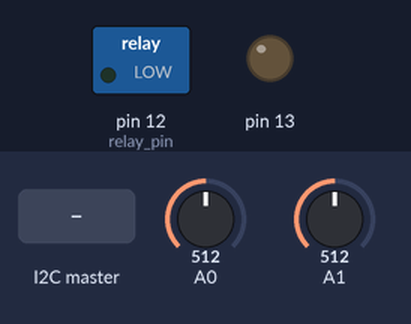
A sketch run on a simulated Arduino Pro Mini, built with avr-gcc and run on an emulated ATmega328P. Parts: switched loads named in the sketch (green lamp = pin HIGH), output pins drawn as LEDs (lit = HIGH). The inputs (shaded band) are chosen by the test bench; at power-on: A0 = 512, A1 = 512. What the sketch prints to the serial monitor is not drawn.

Above: at 1.2 s.
1.3 s: the I2C master sends the byte 2
At 2.1 s:
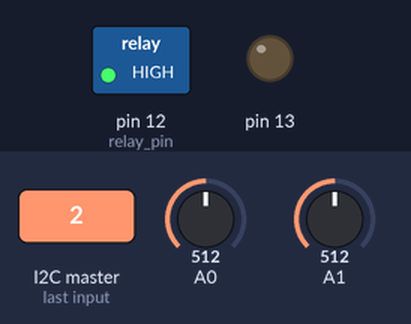
Timing chart, 0 to 4.3 s (numbered marks = the images above; inputs shaded):
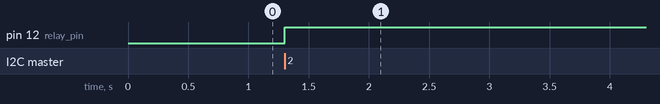

The sketch:

main.ino
```cpp
#include <Arduino.h>
#include <Wire.h>

#define SLAVE_ADDRESS 0x04
int number = 0;
int state = 0;
float power = 0;

int relay_pin = 12;

#define GET_BYTES 1
#define ON 2
#define OFF 3

const float refVoltage = 4.44;
const float currentConstant1 = 0.1;// V:A
const float currentVoltageConstant1 = refVoltage/(1024*currentConstant1);

const int n_samples = 10; //samples per second
const int period = 1000/n_samples;
const int rms_samples = 40;


float volt_list[rms_samples] = {0};
float current_list[rms_samples]= {0};

int current_reading = 0;
int voltage_reading = 0;

float idle_hall = 0;
float current_constant = 0.66;

int cmd = 0;

int getHallAverage(byte analogPin, byte nSamples){//this function returns mean value o a current sensor
								long sum = 0;
								for(byte i=0; i<nSamples; i++) {
																sum = sum + analogRead(analogPin);
																delay(1);// makes sure ADC refreshes
								}
								sum = sum/nSamples;
								return sum;
}

float convert_to_volts(int voltage_reading){
        float ac_voltage = voltage_reading * (10.0/1023.0);
        ac_voltage = (ac_voltage - 5.0);
        ac_voltage = ac_voltage * 110.190;

        return ac_voltage;
}

float convert_to_amps(int current_reading){
        float ac_current = 0;
				ac_current = currentConstant1 * (current_reading - idle_hall);

        return ac_current;
}

void setup() {
        pinMode(13, OUTPUT);
        pinMode(12, OUTPUT);
        digitalWrite(12, LOW);

        Serial.begin(9600); // start serial for output
// initialize i2c as slave
        Wire.begin(SLAVE_ADDRESS);

// define callbacks for i2c communication
        Wire.onReceive(receiveData);
        Wire.onRequest(sendData);

        Serial.println("Ready!");
        idle_hall = getHallAverage(A0, 70);
        Serial.print("Idle hall");
        Serial.print(idle_hall);
}

void loop() {
        if((millis()%period)==0) {

                float rms_voltage = 0.0;
                float rms_current = 0.0;

                for(byte i = 0; i<rms_samples; i++) {
                        volt_list[i] =  convert_to_volts(analogRead(A0));
                        rms_voltage += volt_list[i]*volt_list[i];
                        // curretn measurment
                        current_list[i] = convert_to_amps(analogRead(A1));
                        rms_current = current_list[i]*current_list[i];
                }
                rms_voltage = rms_voltage/rms_samples;
                rms_voltage = sqrt(rms_voltage);

                rms_current = rms_current/rms_samples;
                rms_current = sqrt(rms_current);

                Serial.print(rms_voltage);
                Serial.print(rms_current);
								power = rms_current * rms_voltage;
								Serial.println(power);

        }

if(number == OFF){
	power = 0.0;
}

}

// callback for received data/
void receiveData(int byteCount){

        while(Wire.available()) {
                number = Wire.read();
                Serial.print("data received: ");
                Serial.println(number);

                if (number == ON) {
                        digitalWrite(relay_pin, HIGH);
                        Serial.println("TURNING RELAY ON CYKA");
                }
                else if (number == OFF) {
                        digitalWrite(relay_pin, LOW);
                        Serial.println("TURNING OFF-RELAY ON CYKA");
                }
        }
}

// callback for sending data
void sendData(){

//int pint = (int)power;
        long pint = static_cast<long>(power);
        if(number == GET_BYTES) {
                byte byte1 = pint >> 24; // gets msb
                byte byte2 = pint >> 16; // gets msb
                byte byte3 = pint >> 8; // gets msb
                byte byte4 = pint; // gets lsb
                Serial.println("---------------MAKING--------------");
                Serial.println(power);
                Serial.println(pint);
                Serial.println("Bytes below");
                Serial.println(byte1);
                Serial.println(byte2);
                Serial.println(byte3);
                Serial.println(byte4);
                Wire.write(byte1);
                Wire.write(byte2);
                Wire.write(byte3);
                Wire.write(byte4);

                Serial.println("---------------SENT--------------");

        }


}
```

Measured:
- after the input at 1.3 s, pin 12 (relay_pin): LOW → HIGH at once
